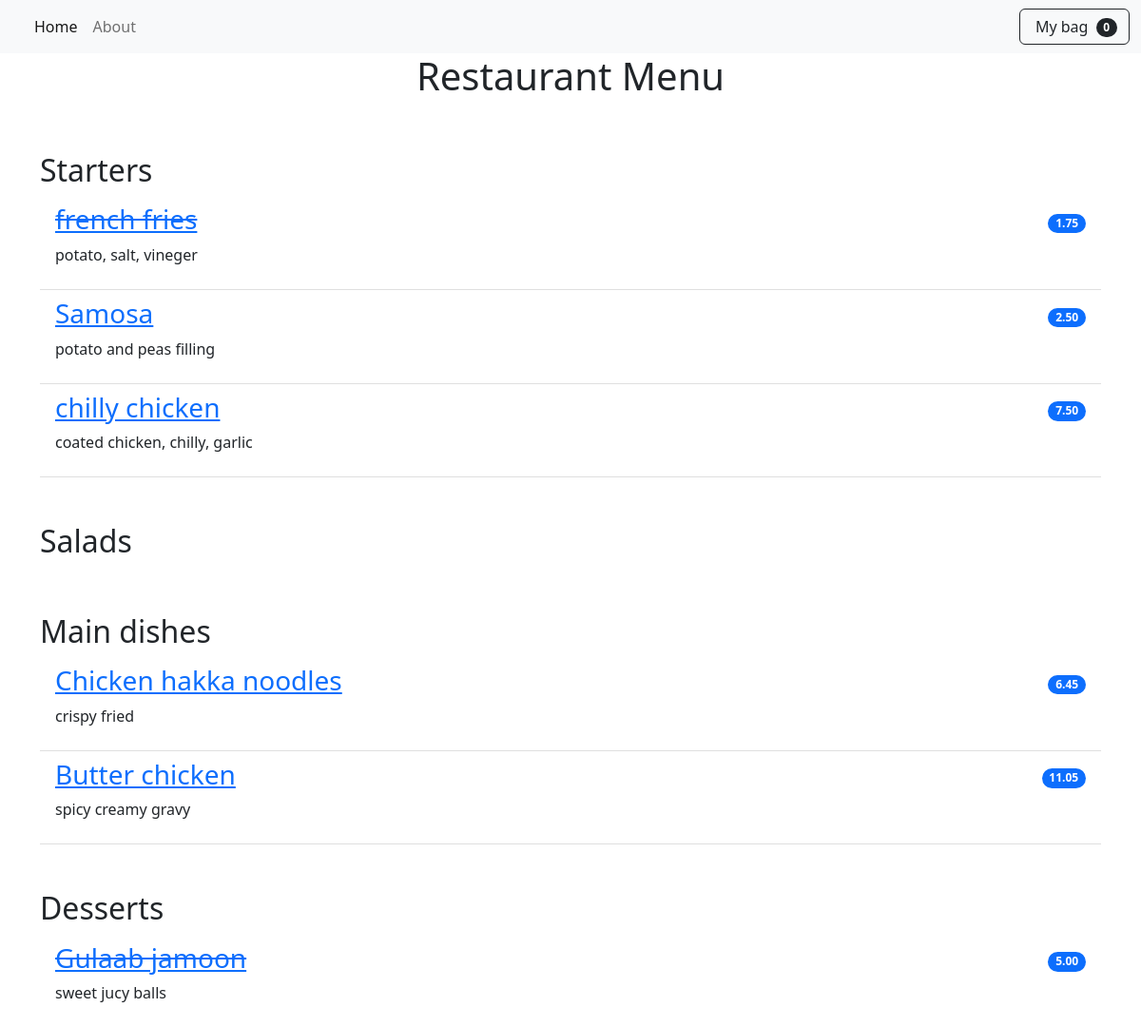
Before: / with the older database file.
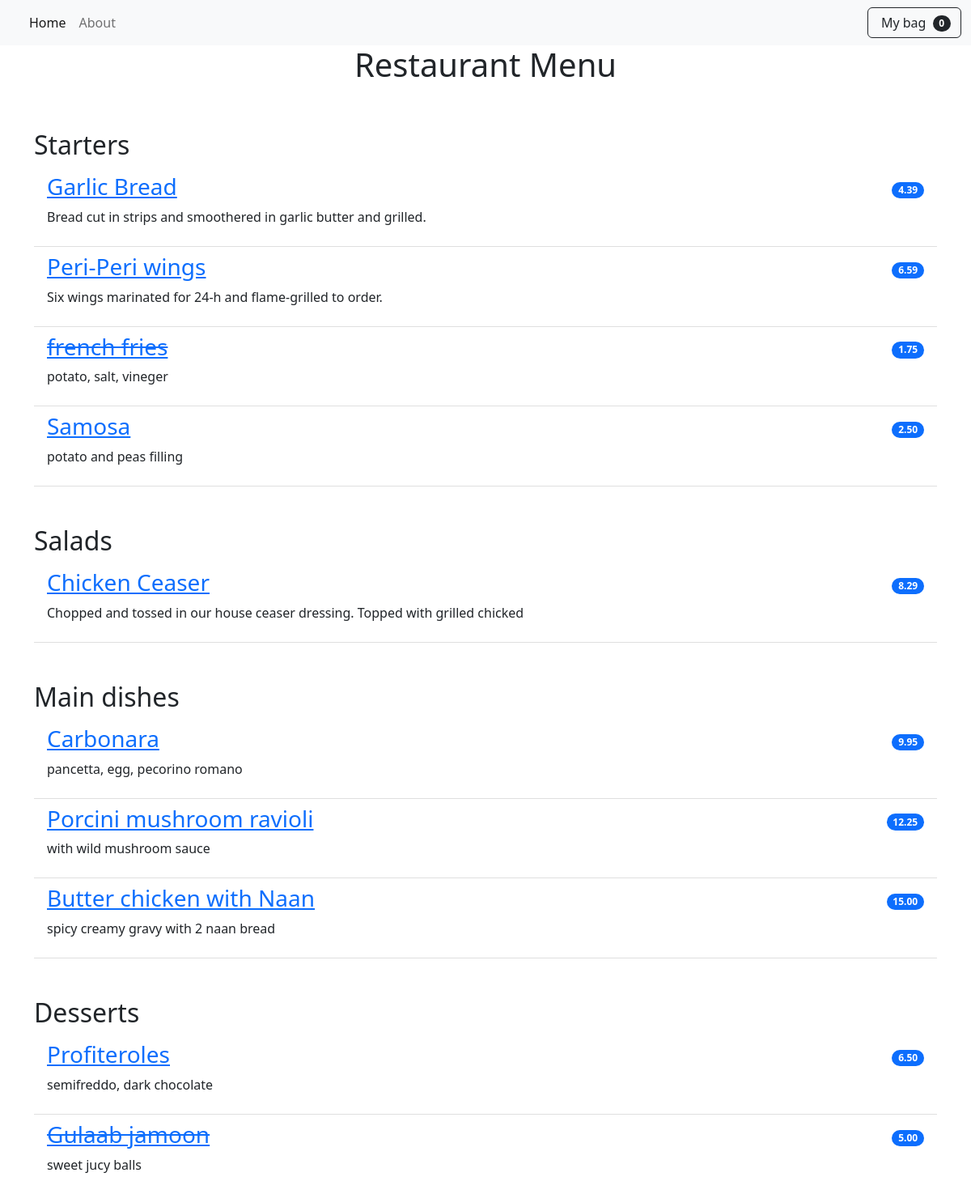
After: the same page with the newer database file.
### restaurent_menu/models.py (models this page shows, shortened)
class Items(models.Model):
    meal = models.CharField(max_length=1000, unique=True)  # unique since each meal is unique
    description = models.CharField(max_length=2000)
    price = models.DecimalField(max_digits=10, decimal_places=2)
    meal_type = models.CharField(max_length=200, choices=MEAL_TYPE)
    author = models.ForeignKey(User, on_delete=models.PROTECT)
    status = models.IntegerField(choices=STATUS, default=1)
    date_created = models.DateTimeField(auto_now_add=True)
    date_updated = models.DateTimeField(auto_now_add=True)

### restaurent_menu/views.py (the view)
# urls.py: path('', views.MenuList.as_view(), name='home'),   # .as_view since MenuList is a class and class doesn't return
class MenuList(generic.ListView):
    queryset = Items.objects.order_by("-date_created")
    template_name = "index.html"
    def get_context_data(self, **kwargs):
        context = super().get_context_data(**kwargs)
        context["meals"] = MEAL_TYPE
        return context

### cart/cart.py (called while the page is built)
    def __len__(self):
        return len(self.cart)

### cart/context_processor.py (called while the page is built)
def cart(request):
    return {'cart': Cart(request)}

### restaurent_menu/templates/index.html
{% extends 'base.html' %}
{% block content %}
<div class="container">
    <h1 class="text-center">Restaurant Menu</h1>
    <ul class="list-group list-group-flush">
        {% for meal in meals %}
            <h2 class="pt-5">{{ meal.1 }}</h2>
            {% for row in items_list %}
                {% if row.meal_type == meal.0 %}
                    {% if row.status == 0 %}
                        <li class="list-group-item d-flex justify-content-between align-items-center border-0 pb-0">
                           <a href="{% url 'menu_item' row.pk %}"> <h3><del>{{ row.meal}}</del></h3></a>
                            <span class="badge bg-primary rounded-pill">{{ row.price }}</span>
                        </li>
                        <li class="list-group-item pt-0">
                            <p>{{ row.description}}</p>
                        </li>
                    {% else %}
                        <li class="list-group-item d-flex justify-content-between align-items-center border-0 pb-0">
                           <a href="{% url 'menu_item' row.pk %}"> <h3>{{ row.meal}}</h3></a>
                           <span class="badge bg-primary rounded-pill">{{ row.price }}</span>
                        </li>
                        <li class="list-group-item pt-0">
                            <p>{{ row.description}}</p>
                        </li>
                    {% endif %}
                {% endif %}
            {% endfor %}
        {% endfor %}
    </ul>
</div>
{% endblock %}

### restaurent_menu/templates/base.html (shortened to what this page needs)
<!DOCTYPE html>
<html lang="en">
    <head>
        <link href="https://cdn.jsdelivr.net/npm/bootstrap@5.2.0-beta1/dist/css/bootstrap.min.css" rel="stylesheet">
    </head>
    <body>
        <nav class="navbar navbar-expand-lg bg-light">
            <div class="container-fluid">
                <div class="collapse navbar-collapse" id="navbarNav">
                    <ul class="navbar-nav">
                         <li class="nav-item">
                            <a class="nav-link active" aria-current="page" href="{% url 'home' %}">Home</a>
                        </li>
                        <li class="nav-item">
                            <a class="nav-link" aria-current="page" href="{% url 'about' %}">About</a>
                        </li>
                    </ul>
                </div>
                <form class="d-flex justify-content-end">
                            <a href="{% url 'mybag' %}" class="btn btn-outline-dark ">
                                My bag
                                <span class="badge bg-dark text-white ms-1 rounded-pill" id="cart_quantity">{{ cart|length }}</span>
                            </a>
                </form>
            </div>
        </nav>
        {% block content %}
        {% endblock content %}
    </body>
</html>

Changed rows visible on the page:
removed Items: meal "chilly chicken", price "7.50", description "coated chicken, chilly, garlic", shown under "Starters"
removed Items: meal "Chicken hakka noodles", price "6.45", description "crispy fried", shown under "Main dishes"
added Items: meal "Garlic Bread", price "4.39", description "Bread cut in strips and smoothered in garlic butter and grilled.", shown under "Starters"
added Items: meal "Peri-Peri wings", price "6.59", description "Six wings marinated for 24-h and flame-grilled to order.", shown under "Starters"
added Items: meal "Chicken Ceaser", price "8.29", description "Chopped and tossed in our house ceaser dressing. Topped with grilled chicked", shown under "Salads"
added Items: meal "Carbonara", price "9.95", description "pancetta, egg, pecorino romano", shown under "Main dishes"
added Items: meal "Porcini mushroom ravioli", price "12.25", description "with wild mushroom sauce", shown under "Main dishes"
changed Items: meal "Butter chicken" → "Butter chicken with Naan"; price "11.05" → "15.00"; description "spicy creamy gravy" → "spicy creamy gravy with 2 naan bread"
added Items: meal "Profiteroles", price "6.50", description "semifreddo, dark chocolate", shown under "Desserts"
